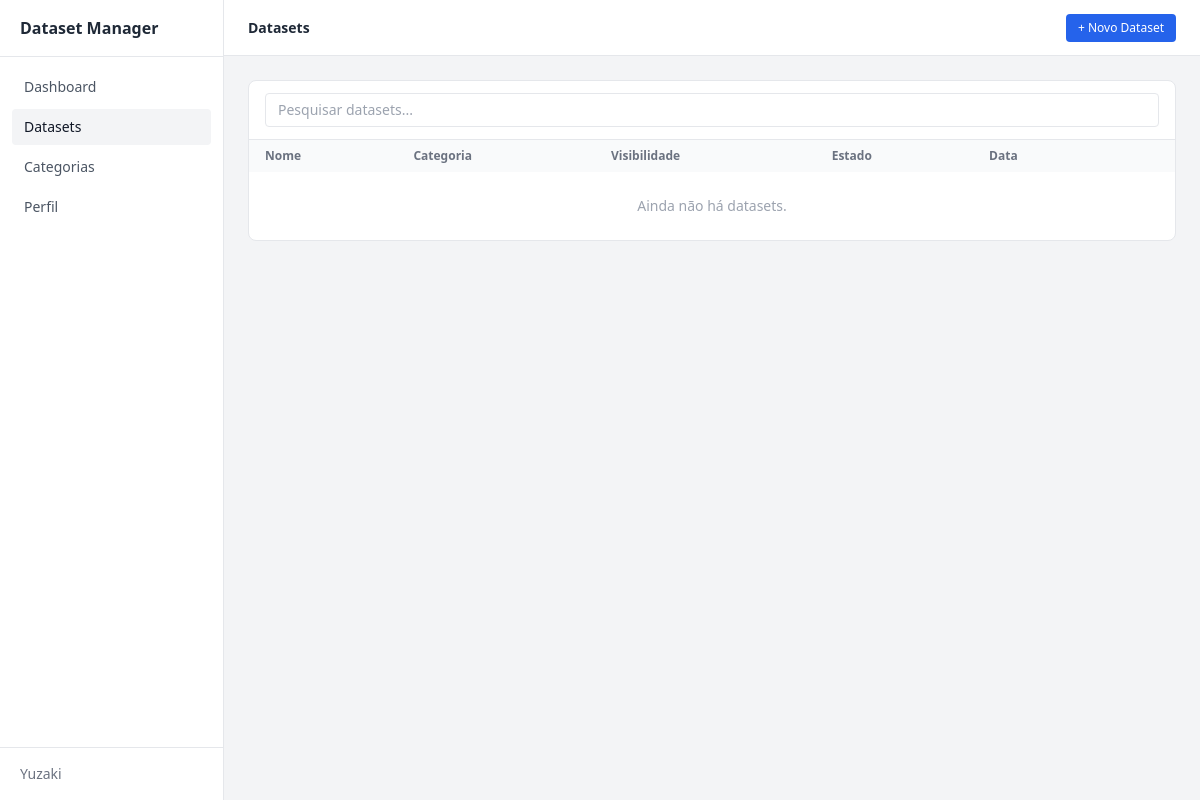
The app's page /datasets/ (signed in), older data.
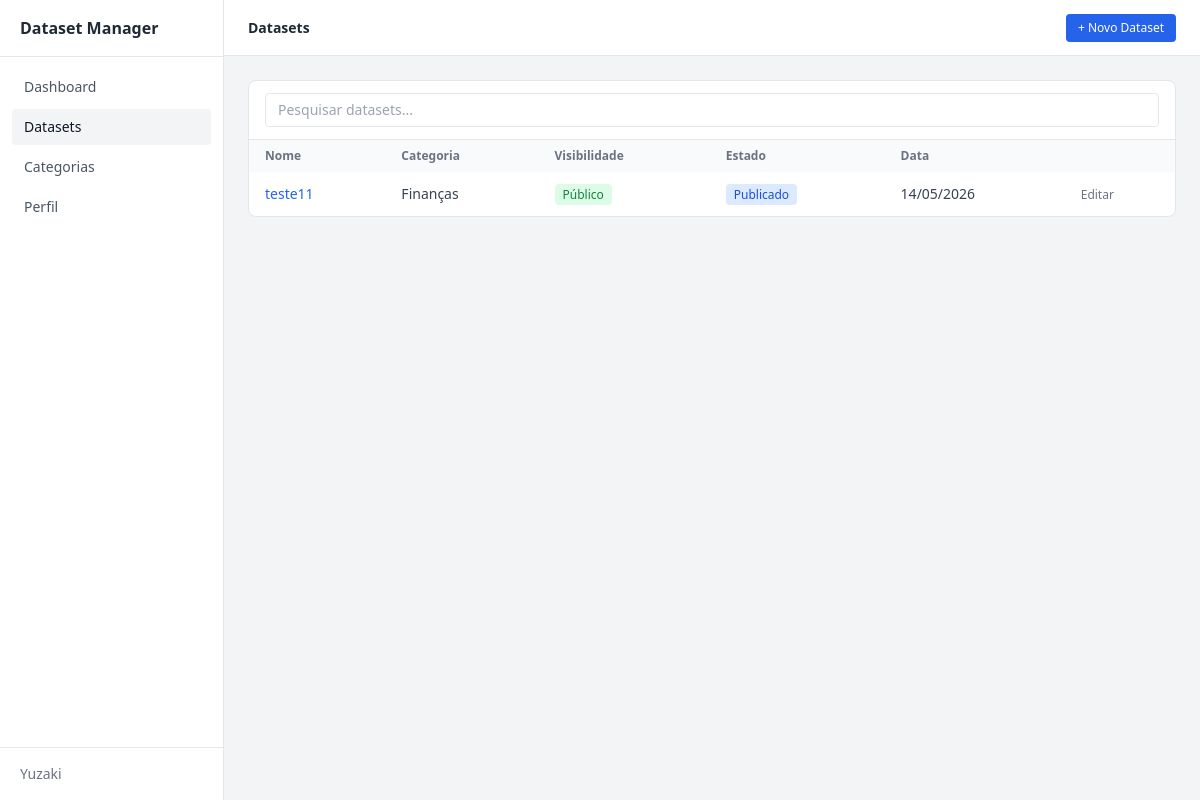
The same page, newer data.
### datasets/models.py (models this page shows, shortened)
class Dataset(models.Model):
    class Visibility(models.TextChoices):
        PUBLIC   = "public",   "Público"
        PRIVATE  = "private",  "Privado"
        INTERNAL = "internal", "Interno"
    class Status(models.TextChoices):
        DRAFT     = "draft",     "Rascunho"
        PUBLISHED = "published", "Publicado"
        ARCHIVED  = "archived",  "Arquivado"
    name        = models.CharField(max_length=255)
    description = models.TextField(blank=True)
    category    = models.ForeignKey(
        Category, on_delete=models.SET_NULL, null=True, blank=True,
        related_name="datasets"
    )
    created_at  = models.DateTimeField(auto_now_add=True)
    updated_at  = models.DateTimeField(auto_now=True)
    slug       = models.SlugField(max_length=255, unique=True, blank=True)
    owner      = models.ForeignKey(
        settings.AUTH_USER_MODEL, on_delete=models.CASCADE,
        related_name="datasets"
    )
    visibility = models.CharField(
        max_length=10, choices=Visibility.choices, default=Visibility.PUBLIC
    )
    status     = models.CharField(
        max_length=10, choices=Status.choices, default=Status.DRAFT
    )
    class Meta:
        verbose_name = "Dataset"
        verbose_name_plural = "Datasets"
        ordering = ["-created_at"]

### categories/models.py (models this page shows, shortened)
class Category(models.Model):
    name        = models.CharField(max_length=255, unique=True)
    slug        = models.SlugField(max_length=255, unique=True, blank=True)
    description = models.TextField(blank=True)
    created_at  = models.DateTimeField(auto_now_add=True)
    updated_at  = models.DateTimeField(auto_now=True)
    class Meta:
        verbose_name = "Categoria"
        verbose_name_plural = "Categorias"
        ordering = ["name"]

### frontend/views.py (the view)
# urls.py: path('datasets/', views.datasets, name='datasets'),
@login_required
def datasets(request):
    datasets_list = Dataset.objects.all().order_by('-created_at')
    return render(request, 'frontend/datasets.html', {'datasets': datasets_list})

### frontend/templates/frontend/datasets.html (shortened to what this page needs)
{% extends "frontend/base.html" %}
{% block page_title %}Datasets{% endblock %}
{% block nav_datasets %}bg-gray-100 font-medium text-gray-900{% endblock %}
{% block navbar_actions %}
    <a href="/datasets/create" class="text-xs bg-blue-600 text-white px-3 py-1.5 rounded hover:bg-blue-700">
        + Novo Dataset
    </a>
{% endblock %}
{% block content %}
<div class="bg-white rounded-lg border border-gray-200">
    <div class="px-4 py-3 border-b border-gray-200">
        <input type="text" placeholder="Pesquisar datasets..." class="w-full text-sm border border-gray-200 rounded px-3 py-1.5 focus:outline-none focus:border-blue-400">
    </div>
    <table class="w-full text-sm">
        <thead class="bg-gray-50 text-xs text-gray-500">
            <tr>
                <th class="px-4 py-2 text-left">Nome</th>
                <th class="px-4 py-2 text-left">Categoria</th>
                <th class="px-4 py-2 text-left">Visibilidade</th>
                <th class="px-4 py-2 text-left">Estado</th>
                <th class="px-4 py-2 text-left">Data</th>
                <th class="px-4 py-2 text-left"></th>
            </tr>
        </thead>
        <tbody class="divide-y divide-gray-100">
            {% for dataset in datasets %}
                <tr>
                    <td class="px-4 py-3 text-gray-700">
                        <a href="/datasets/{{ dataset.id }}" class="text-blue-600 hover:underline">{{ dataset.name }}</a>
                    </td>
                    <td class="px-4 py-3 text-gray-700">{{ dataset.category.name|default:"—" }}</td>
                    <td class="px-4 py-3 text-gray-700">
                        <span class="text-xs px-2 py-0.5 rounded
                            {% if dataset.visibility == 'public' %}bg-green-100 text-green-700{% endif %}
                            {% if dataset.visibility == 'internal' %}bg-yellow-100 text-yellow-700{% endif %}">
                            {{ dataset.get_visibility_display }}
                        </span>
                    </td>
                    <td class="px-4 py-3 text-gray-700">
                        <span class="text-xs px-2 py-0.5 rounded
                            {% if dataset.status == 'published' %}bg-blue-100 text-blue-700{% endif %}
                            {% if dataset.status == 'archived' %}bg-orange-100 text-orange-700{% endif %}">
                            {{ dataset.get_status_display }}
                        </span>
                    </td>
                    <td class="px-4 py-3 text-gray-700">{{ dataset.created_at|date:"d/m/Y" }}</td>
                    <td class="px-4 py-3 text-gray-700">
                        <a href="/datasets/{{ dataset.id }}/edit" class="text-xs text-gray-500 hover:text-gray-700">Editar</a>
                    </td>
                </tr>
            {% empty %}
                <tr>
                    <td colspan="6" class="px-4 py-6 text-center text-gray-400">Ainda não há datasets.</td>
                </tr>
            {% endfor %}
        </tbody>
    </table>
</div>
{% endblock %}

Row changes from the older to the newer data that the page shows:
added Dataset: name "teste11", category.name "Finanças", visibility "Público", status "Publicado", created_at "14/05/2026"
Text that changed along with them:
text no longer shown: "Ainda não há datasets."
